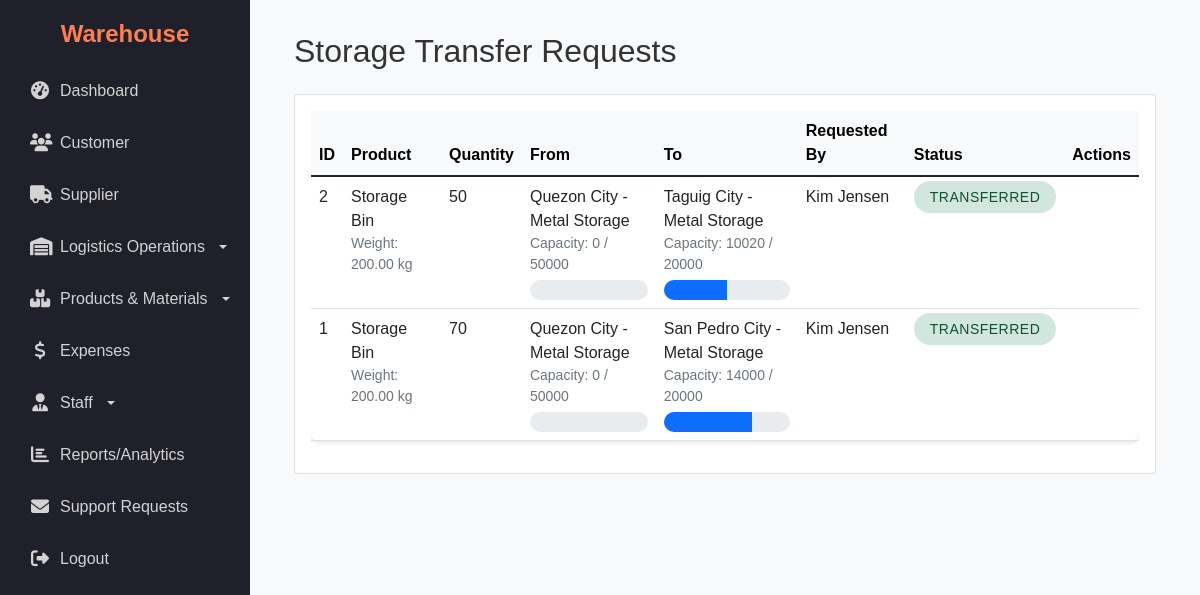
Screenshot of /admin/admin_manage_storage.php (signed in) with the database file from the repository.
### tables this page shows
CREATE TABLE `storage_transfers` (
  `transfer_id` int(11) NOT NULL,
  `product_id` int(11) NOT NULL,
  `quantity` int(11) NOT NULL,
  `from_warehouse` int(11) NOT NULL,
  `to_warehouse` int(11) NOT NULL,
  `requested_by` int(11) NOT NULL,
  `requested_at` timestamp NOT NULL DEFAULT current_timestamp(),
  `status` enum('pending','approved','in_transit','transferred','rejected') NOT NULL DEFAULT 'pending',
  `approved_by` int(11) DEFAULT NULL,
  `approved_at` timestamp NULL DEFAULT NULL,
  `completed_at` timestamp NULL DEFAULT NULL,
  `notes` text DEFAULT NULL
);

CREATE TABLE `products` (
  `ProductID` int(11) NOT NULL,
  `ProductName` varchar(100) NOT NULL,
  `Category` varchar(45) DEFAULT NULL,
  `Weight` decimal(10,2) DEFAULT NULL,
  `ProductionCost` decimal(10,2) DEFAULT NULL,
  `SellingPrice` decimal(10,2) DEFAULT NULL,
  `LocationID` int(11) DEFAULT NULL,
  `MaterialID` int(11) DEFAULT NULL,
  `minimum_quantity` int(11) NOT NULL,
  `product_img` varchar(255) DEFAULT NULL,
  `weight_unit` varchar(32) NOT NULL
);

CREATE TABLE `products_warehouse` (
  `productLocationID` int(11) NOT NULL,
  `productWarehouse` varchar(45) NOT NULL,
  `Section` varchar(45) NOT NULL,
  `Capacity` int(11) NOT NULL,
  `warehouse_weight_unit` varchar(32) NOT NULL,
  `current_usage` decimal(10,2) DEFAULT 0.00,
  `remaining_capacity` decimal(10,2) GENERATED ALWAYS AS (`Capacity` - `current_usage`) STORED
);

CREATE TABLE `employees` (
  `EmployeeID` int(11) NOT NULL,
  `FirstName` varchar(50) NOT NULL,
  `LastName` varchar(50) NOT NULL,
  `Role` varchar(45) NOT NULL,
  `Phone` varchar(20) DEFAULT NULL,
  `employeeEmail` varchar(100) DEFAULT NULL,
  `employeePassword` varchar(255) NOT NULL,
  `HireDate` date NOT NULL,
  `Status` varchar(32) NOT NULL
);

### admin/admin_manage_storage.php (the view, shortened to what this page needs)
<?php
require_once '../admin/session_check_admin.php';
$transfersQuery = "SELECT st.*,
    p.ProductName,
    p.product_img,
    p.Weight as product_weight,
    p.weight_unit as product_weight_unit,
    CONCAT(fw.productWarehouse, ' - ', fw.Section) as from_name,
    CONCAT(tw.productWarehouse, ' - ', tw.Section) as to_name,
    fw.current_usage as from_current_usage,
    fw.Capacity as from_capacity,
    fw.remaining_capacity as from_remaining,
    tw.current_usage as to_current_usage,
    tw.Capacity as to_capacity,
    tw.remaining_capacity as to_remaining,
    e.FirstName as requestor_name,
    a.FirstName as approver_name
    FROM storage_transfers st
    JOIN products p ON st.product_id = p.ProductID
    JOIN products_warehouse fw ON st.from_warehouse = fw.productLocationID
    JOIN products_warehouse tw ON st.to_warehouse = tw.productLocationID
    JOIN employees e ON st.requested_by = e.EmployeeID
    LEFT JOIN employees a ON st.approved_by = a.EmployeeID
    ORDER BY st.requested_at DESC";
$transfersResult = $conn->query($transfersQuery);
?>
<!DOCTYPE html>
<html lang="en">
<head>
    <link href="https://cdn.jsdelivr.net/npm/bootstrap@5.1.3/dist/css/bootstrap.min.css" rel="stylesheet">
    <link rel="stylesheet" href="https://cdn.jsdelivr.net/npm/bootstrap-icons@1.11.1/font/bootstrap-icons.css">
    <link rel="stylesheet" href="../assets/css/admin.css">
</head>
<body>
    <div class="dashboard-container">
        <?php include '../layouts/sidebar.php'; ?>
        <div class="main-content">
            <div class="container-fluid">
                <h2 class="mb-4">Storage Transfer Requests</h2>
                <div class="card">
                    <div class="card-body">
                        <div class="table-responsive">
                            <table class="table table-hover">
                                <thead class="table-light">
                                    <tr>
                                        <th>ID</th>
                                        <th>Product</th>
                                        <th>Quantity</th>
                                        <th>From</th>
                                        <th>To</th>
                                        <th>Requested By</th>
                                        <th>Status</th>
                                        <th>Actions</th>
                                    </tr>
                                </thead>
                                <tbody>
                                    <?php while ($transfer = $transfersResult->fetch_assoc()): ?>
                                        <tr>
                                            <td><?php echo $transfer['transfer_id']; ?></td>
                                            <td>
                                                <?php echo htmlspecialchars($transfer['ProductName']); ?>
                                                <div class="small text-muted">
                                                    Weight: <?php echo htmlspecialchars($transfer['product_weight'] . ' ' . $transfer['product_weight_unit']); ?>
                                                </div>
                                            </td>
                                            <td><?php echo htmlspecialchars($transfer['quantity']); ?></td>
                                            <td>
                                                <?php echo htmlspecialchars($transfer['from_name']); ?>
                                                <div class="small text-muted">
                                                    Capacity: <?php echo round($transfer['from_current_usage'], 2) . ' / ' . $transfer['from_capacity']; ?>
                                                </div>
                                                <div class="capacity-bar">
                                                </div>
                                            </td>
                                            <td>
                                                <?php echo htmlspecialchars($transfer['to_name']); ?>
                                                <div class="small text-muted">
                                                    Capacity: <?php echo round($transfer['to_current_usage'], 2) . ' / ' . $transfer['to_capacity']; ?>
                                                </div>
                                                <?php
                                                    $toPercentage = ($transfer['to_current_usage'] / $transfer['to_capacity']) * 100;
                                                    $toColorClass = '';
                                                ?>
                                                <div class="capacity-bar">
                                                    <div class="capacity-fill <?php echo $toColorClass; ?>" style="width: <?php echo min(100, $toPercentage); ?>%"></div>
                                                </div>
                                            </td>
                                            <td><?php echo htmlspecialchars($transfer['requestor_name']); ?></td>
                                            <td>
                                                <span class="status-badge status-<?php echo $transfer['status']; ?>">
                                                    <?php echo ucfirst(htmlspecialchars($transfer['status'])); ?>
                                                </span>
                                            </td>
                                            <td>
                                            </td>
                                        </tr>
                                    <?php endwhile; ?>
                                </tbody>
                            </table>
                        </div>
                    </div>
                </div>
            </div>
        </div>
    </div>
</body>
</html>

### assets/css/admin.css (style rules this page uses)
.dashboard-container { display: flex; }
.main-content { flex: 1; padding: 20px; background-color: #f5f7fa; }
.dashboard-container { display: flex; height: 100vh; overflow: hidden; }
.main-content { flex: 1; padding: 20px; background-color: #f5f7fa; overflow-y: auto; }
.status-badge { padding: 4px 8px; border-radius: 12px; font-size: 0.85em; font-weight: 500; }
.dashboard-container { display: flex; height: 100vh; overflow: hidden; background-color: #f8f9fa; }
.main-content { flex: 1; padding: 24px; overflow-y: auto; }
.status-badge { padding: 6px 12px; border-radius: 20px; font-size: 0.75rem; font-weight: 600; text-transform: uppercase; letter-spacing: 0.5px; }
body { font-family: Arial, Helvetica, sans-serif; margin: 0; padding: 0; background-color: #f2f2f2; color: #333; }
.dashboard-container { display: flex; min-height: 100vh; }
.main-content { flex: 1; padding: 20px; overflow-y: auto; }

### assets/css/sidebar.css (style rules this page uses)
html, body { margin: 0; padding: 0; min-height: 100vh; overflow-x: hidden; }
body { padding-left: 250px !important; transition: none; }
.dashboard-container { display: flex; width: 100%; min-height: 100vh; }

### admin/admin_manage_storage.php (style rules this page uses)
.dashboard-container { display: flex; min-height: 100vh; }
.main-content { flex-grow: 1; padding: 2rem; background-color: #f8f9fa; }
.table { background-color: white; border-radius: 8px; box-shadow: 0 2px 4px rgba(0,0,0,.1); }
.status-badge { padding: 0.5rem 1rem; border-radius: 50px; font-size: 0.875rem; font-weight: 500; }
.status-transferred { background-color: #d1e7dd; color: #0f5132; }
.capacity-bar { height: 20px; border-radius: 10px; margin-top: 5px; overflow: hidden; background-color: #e9ecef; }
.capacity-fill { height: 100%; background-color: #0d6efd; }

### rows the page displays
storage_transfers: transfer_id "2", product.ProductName "Storage Bin", product.weight_unit "200.00 kg", quantity "50", from_name "Quezon City - Metal Storage", products_warehouse.current_usage "0", products_warehouse.Capacity "50000", to_name "Taguig City - Metal Storage", products_warehouse.current_usage "10020", products_warehouse.Capacity "20000", employees.FirstName "Kim Jensen", status "TRANSFERRED"
storage_transfers: transfer_id "1", product.ProductName "Storage Bin", product.weight_unit "200.00 kg", quantity "70", from_name "Quezon City - Metal Storage", products_warehouse.current_usage "0", products_warehouse.Capacity "50000", to_name "San Pedro City - Metal Storage", products_warehouse.current_usage "14000", products_warehouse.Capacity "20000", employees.FirstName "Kim Jensen", status "TRANSFERRED"
